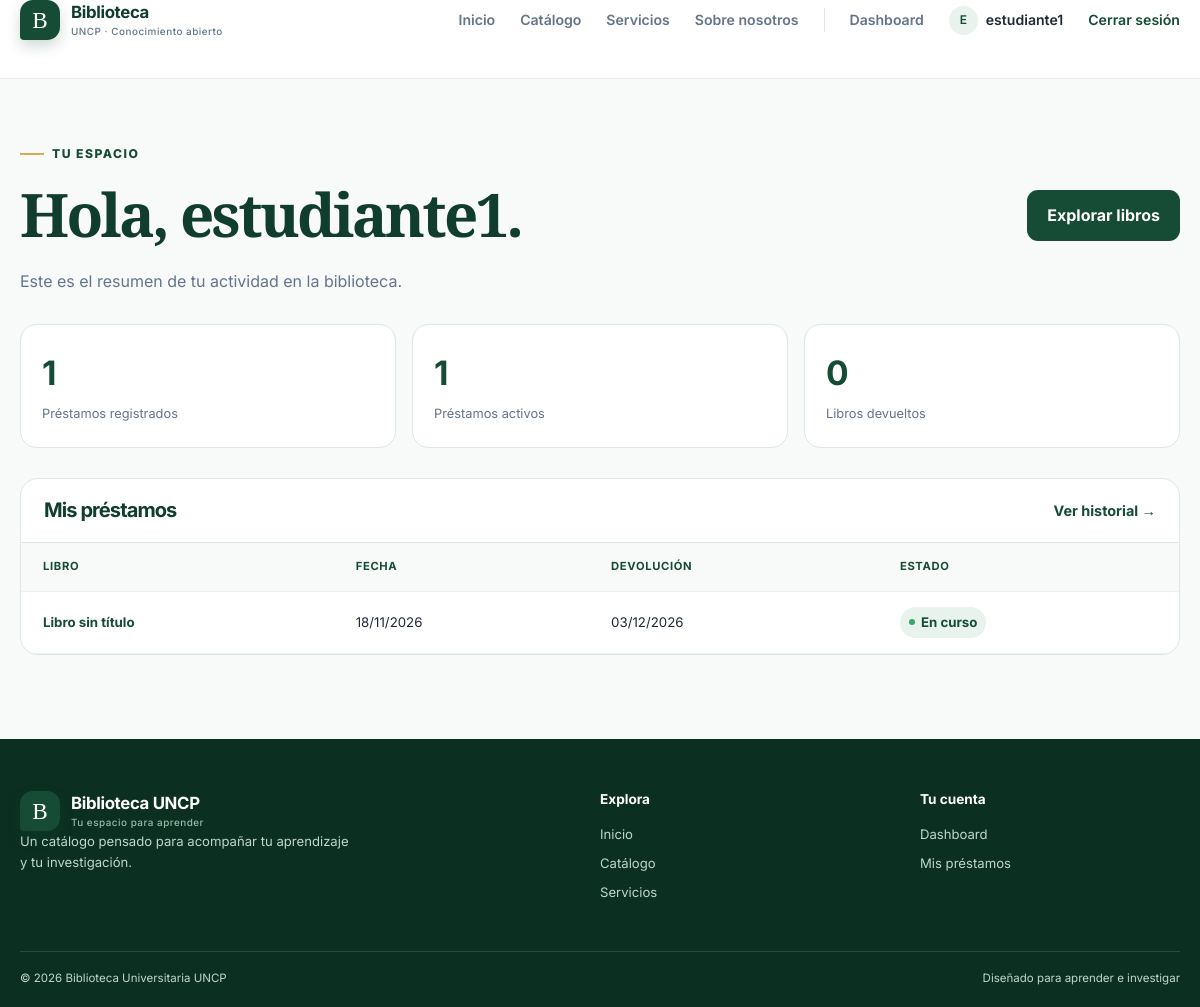
The app's page /estudiante/dashboard/ (signed in), older data.
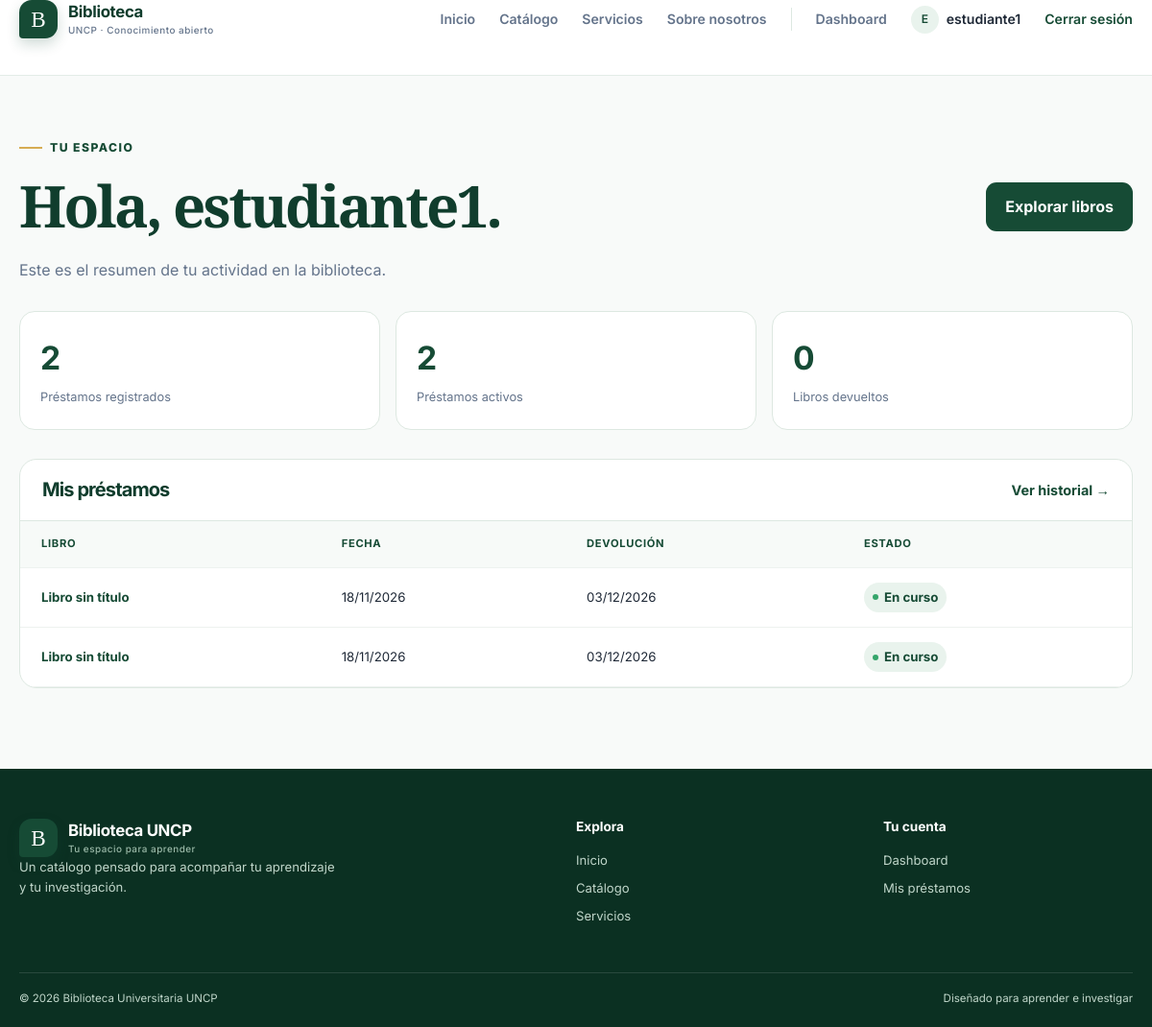
The same page, newer data.
### catalogo/models.py (models this page shows, shortened)
class Prestamo(models.Model):
    libro = models.ForeignKey(
        Libro,
        on_delete=models.CASCADE,
        related_name='prestamos',
        help_text="Libro prestado"
    )
    usuario = models.ForeignKey(
        User,
        on_delete=models.CASCADE,
        related_name='prestamos',
        help_text="Usuario que solicita el préstamo"
    )
    fecha_prestamo = models.DateTimeField(auto_now_add=True)
    fecha_devolucion_esperada = models.DateField()
    fecha_devolucion_real = models.DateField(
        null=True,
        blank=True,
        help_text="Fecha en que fue devuelto realmente"
    )
    devuelto = models.BooleanField(
        default=False,
        help_text="Indica si el libro fue devuelto"
    )
    observaciones = models.TextField(
        blank=True,
        help_text="Comentarios sobre el préstamo o devolución"
    )
    class Meta:
        verbose_name = "Préstamo"
        verbose_name_plural = "Préstamos"
        ordering = ['-fecha_prestamo']
        unique_together = ['libro', 'usuario']
        indexes = [
            models.Index(fields=['libro', 'usuario']),
            models.Index(fields=['-fecha_prestamo']),
            models.Index(fields=['devuelto']),
        ]
    @property
    def esta_vencido(self):
        from django.utils import timezone
        if self.devuelto:
            return False
        return self.fecha_devolucion_esperada < timezone.now().date()

class Libro(models.Model):
    titulo = models.CharField(
        max_length=200,
        help_text="Título completo del libro"
    )
    autor = models.CharField(
        max_length=150,
        help_text="Nombre del autor o autores"
    )
    isbn = models.CharField(
        max_length=13,
        unique=True,
        blank=True,
        null=True,
        help_text="ISBN-13 (opcional), formato: 978-3-16-148410-0"
    )
    categoria = models.ForeignKey(
        Categoria,
        on_delete=models.SET_NULL,
        null=True,
        blank=True,
        related_name='libros',
        help_text="Categoría del libro"
    )
    fecha_publicacion = models.DateField(
        null=True,
        blank=True,
        help_text="Fecha de publicación (AAAA-MM-DD)"
    )
    resumen = models.TextField(
        blank=True,
        help_text="Resumen o descripción del libro"
    )
    disponible = models.BooleanField(
        default=True,
        help_text="Indica si el libro está disponible para préstamo"
    )
    created_at = models.DateTimeField(auto_now_add=True)
    updated_at = models.DateTimeField(auto_now=True)
    class Meta:
        verbose_name = "Libro"
        verbose_name_plural = "Libros"
        ordering = ['titulo']
        indexes = [
            models.Index(fields=['titulo']),
            models.Index(fields=['isbn']),
            models.Index(fields=['disponible']),
        ]

### catalogo/views.py (the view)
# urls.py: path('estudiante/dashboard/', catalogo_views.estudiante_dashboard, name='estudiante_dashboard'),
@login_required
def estudiante_dashboard(request):
    perfil, created = PerfilUsuario.objects.get_or_create(user=request.user)
    mis_prestamos = Prestamo.objects.filter(
        usuario=request.user
    ).order_by('-fecha_prestamo')
    total_prestamos = mis_prestamos.count()
    prestamos_activos = mis_prestamos.filter(devuelto=False).count()
    prestamos_devueltos = mis_prestamos.filter(devuelto=True).count()
    contexto = {
        'titulo': 'Dashboard Estudiantil',
        'perfil': perfil,
        'mis_prestamos': mis_prestamos,
        'total_prestamos': total_prestamos,
        'prestamos_activos': prestamos_activos,
        'prestamos_devueltos': prestamos_devueltos,
    }
    return render(request, 'catalogo/estudiante_dashboard.html', contexto)

### templates/catalogo/estudiante_dashboard.html (shortened to what this page needs)
{% extends 'base.html' %}
{% block content %}
<section class="dashboard-page">
  <div class="container">
    <div class="dashboard-header">
      <div>
        <span class="eyebrow">Tu espacio</span>
        <h1>Hola, {{ user.username }}.</h1>
        <p>Este es el resumen de tu actividad en la biblioteca.</p>
      </div>
      <a class="button button-primary" href="{% url 'catalogo:lista_libros' %}"
        >Explorar libros</a
      >
    </div>
    <div class="dashboard-stats">
      <div class="dash-stat">
        <strong>{{ total_prestamos }}</strong><span>Préstamos registrados</span>
      </div>
      <div class="dash-stat">
        <strong>{{ prestamos_activos }}</strong><span>Préstamos activos</span>
      </div>
      <div class="dash-stat">
        <strong>{{ prestamos_devueltos }}</strong><span>Libros devueltos</span>
      </div>
    </div>
    <div class="panel">
      <div class="panel-head">
        <h2>Mis préstamos</h2>
        <a class="link-arrow" href="{% url 'catalogo:mis_prestamos' %}"
          >Ver historial →</a
        >
      </div>
      <div class="table-wrap">
        <table class="data-table">
          <thead>
            <tr>
              <th>Libro</th>
              <th>Fecha</th>
              <th>Devolución</th>
              <th>Estado</th>
            </tr>
          </thead>
          <tbody>
            {% if mis_prestamos %}{% for prestamo in mis_prestamos %}
            <tr>
              <td>
                <a href="{% url 'catalogo:detalle_libro' prestamo.libro.pk %}"
                  >{{ prestamo.libro.titulo|default:'Libro sin título' }}</a
                >
              </td>
              <td>{{ prestamo.fecha_prestamo|date:'d/m/Y' }}</td>
              <td>{{ prestamo.fecha_devolucion_esperada|date:'d/m/Y' }}</td>
              <td>
                <span class="status {% if prestamo.esta_vencido %}status-unavailable{% endif %}">
                  {% if prestamo.devuelto %}Devuelto{% else %}{% if prestamo.esta_vencido %}Vencido{% else %}En curso{% endif %}{% endif %}
                </span>
              </td>
            </tr>
            {% endfor %}{% endif %}
          </tbody>
        </table>
      </div>
    </div>
  </div>
</section>
{% endblock %}

Row changes from the older to the newer data that the page shows:
added Prestamo: libro.titulo "Libro sin título", fecha_prestamo "18/11/2026", fecha_devolucion_esperada "03/12/2026", devuelto "En curso"
Text that changed along with them:
{{ total_prestamos }}: "1" → "2"
{{ prestamos_activos }}: "1" → "2"
